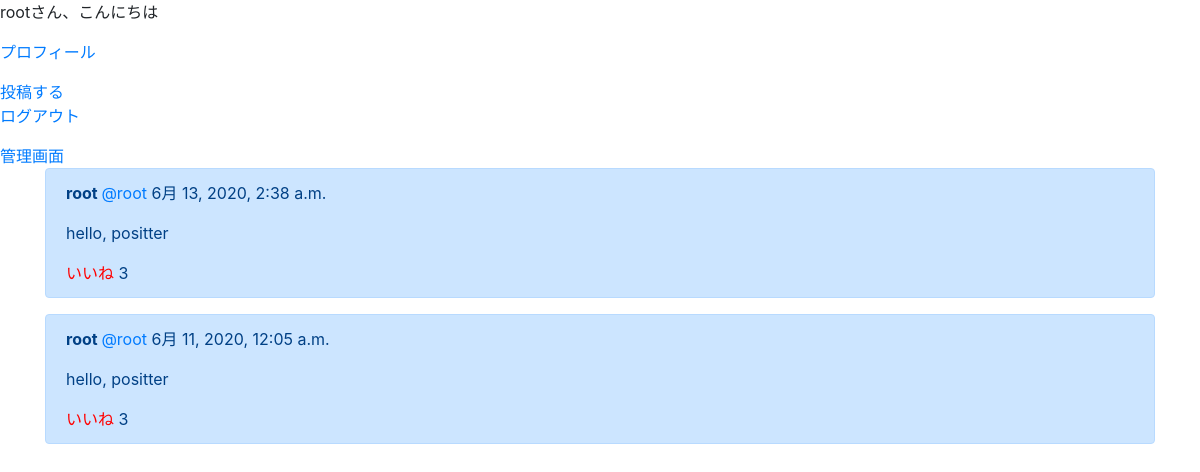
The app's page /home/ (signed in), older data.
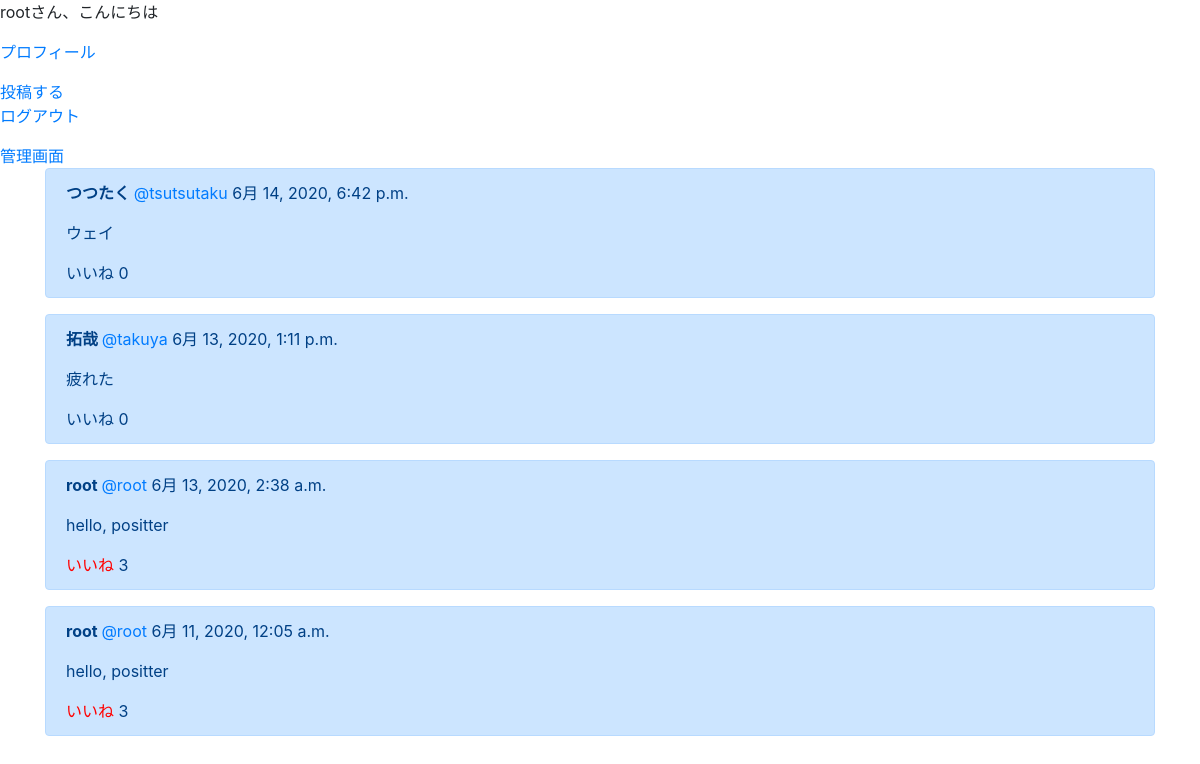
The same page, newer data.
### positterapp/models.py (models this page shows, shortened)
class Post(models.Model):
    author = models.ForeignKey(User, on_delete=models.CASCADE)
    text = models.TextField()
    positive_score = models.IntegerField(null=True)
    created_at = models.DateTimeField(default=timezone.now)
    like_num = models.IntegerField(default=0, blank=True)

class Profile(models.Model):
    user = models.OneToOneField(User,
                                on_delete=models.CASCADE,
                                related_name="profile")
    display_name = models.CharField(max_length=20)
    birthday = models.DateField(auto_now=False, null=True, blank=True)

### positterapp/views.py (the view)
# urls.py: path('home/', views.homefunc, name='home'),
def homefunc(request):
    object_list = Post.objects.all()
    if request.user.is_authenticated:
        user = request.user
        profile = Profile.objects.get(user=user)
        like_tf = []
        for i in object_list[::-1]:
            if Like.objects.filter(user=user, post=i).count() == 0:
                like_tf.append(False)
            else:
                like_tf.append(True)
        zip_l = zip(object_list[::-1], like_tf)
        return render(request, 'home.html', {
            'object_list': zip_l,
            'profile': profile,
        })
    else:
        return redirect('index')

### templates/home.html (shortened to what this page needs)
{% extends 'base.html' %}
{% block content %}
<p>{{profile.display_name}}さん、こんにちは</p>
<p><a href="{% url 'profile' user.username %}">プロフィール</a></p>
<a href="{% url 'create'%}">投稿する</a>
<p><a href="{% url 'logout'%}">ログアウト</a></p>
<a href="/admin/"">管理画面</a>
<div class="container">
    {% for item, tf in object_list %}
    <div class="alert alert-primary" role="alert">
        <p><b>{{item.author.profile.display_name}} </b><a href="{% url 'profile' item.author %}">@{{item.author}}  </a> {{item.created_at}}</p>
        <p>{{ item.text}}</p>
        {% if tf %}
        <a role="button" onclick="likes('{{ item.pk }}')" id='like_{{item.pk}}' style="color: red;">いいね</a>
        <span id="like_num_{{item.pk}}">{{ item.like_num }}</span>
        {% else %}
        <a role="button" onclick="likes('{{ item.pk }}')" id='like_{{item.pk}}'>いいね</a>
        <span id="like_num_{{item.pk}}">{{ item.like_num }}</span>
        {% endif %}
    </div>
    {% endfor %}
</div>
{% endblock content %}

Row changes from the older to the newer data that the page shows:
added Post: author.profile.display_name "つつたく", author "tsutsutaku", created_at "6月 14, 2020, 6:42 p.m.", text "ウェイ", like_num "0"
added Post: author.profile.display_name "拓哉", author "takuya", created_at "6月 13, 2020, 1:11 p.m.", text "疲れた", like_num "0"
